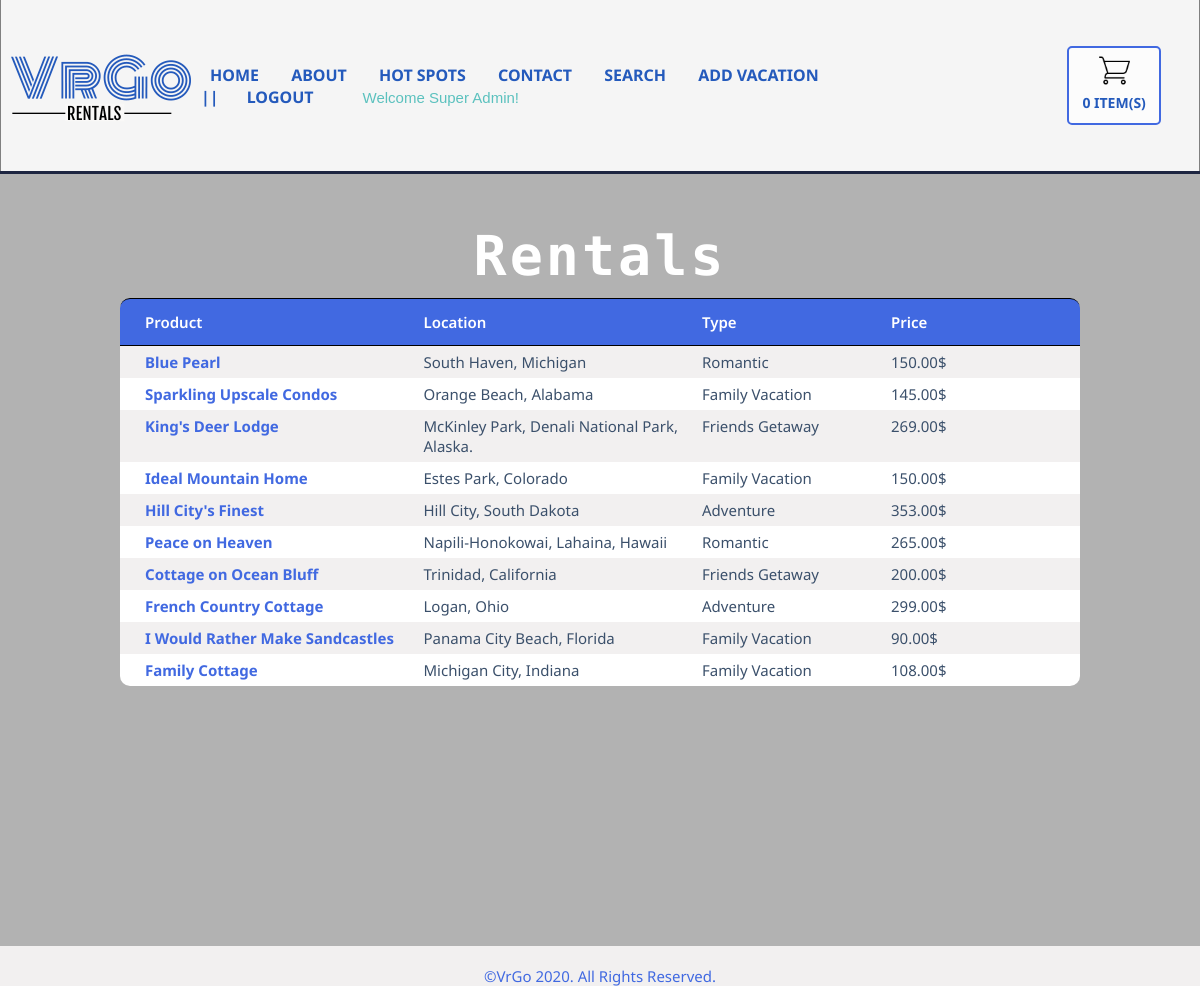
Screenshot of /NewfinalDraft01/hotspots.php (signed in) with the database file from the repository.
### tables this page shows
CREATE TABLE `vacations` (
  `vacation_id` int(11) NOT NULL,
  `product` varchar(120) NOT NULL,
  `price_per_person` decimal(7,2) NOT NULL,
  `type` varchar(120) NOT NULL,
  `description` text DEFAULT NULL,
  `location` text NOT NULL,
  `image` varchar(300) DEFAULT NULL
);

### NewfinalDraft01/includes/database.php (called while the page is built, shortened)
<?php
$tblVacations = "vacations";
 ?>

### NewfinalDraft01/hotspots.php (the view, shortened to what this page needs)
<?php
require_once 'includes/header.php';
require_once 'includes/database.php';
$sql = "SELECT product, location, type, price_per_person, vacation_id FROM $tblVacations";
$query = $conn->query($sql);
?>
<!DOCTYPE html>
<html lang="en">
<head>
    <link rel="stylesheet" type="text/css" href="css/style.css" media="screen">
</head>
<body>
<section id="maincontent">
    <div class="container">
        <h2 class="hotspots-title">Rentals</h2>
        <div class="travellist">
            <div class="row header">
                <div class="col1">Product</div>
                <div class="col2">Location</div>
                <div class="col3">Type</div>
                <div class="col4">Price</div>
            </div>
            <?php
            while ($row = $query->fetch_assoc()) {
                ?>
                <div class="row">
                    <div class="col1"><a
                                href="hotspotdetails.php?id=<?= $row['vacation_id'] ?>"><?= $row['product'] ?></a></div>
                    <div class="col2"><?= $row['location'] ?></div>
                    <div class="col3"><?= $row['type'] ?></div>
                    <div class="col4"><?= $row['price_per_person'] ?>$</div>
                </div>
                <?php
            }
            ?>
        </div>
    </div>
</section>
</body>
<div class="footer">
    <p>&copy;VrGo 2020. All Rights Reserved.</p>
</div>
</html>

### NewfinalDraft01/css/style.css (style rules this page uses)
* { margin: 0; padding: 0; }
body { background-image: linear-gradient(to bottom, rgba(0,0,0,.3), rgba(0,0,0,.3)), url("../images/houses.jpg"); max-width: 100%; height: 100%; background-size: cover; background-position: center; background-repeat: no-repeat; padding-bottom: 300px; font:15px/normal Arial, Helvetica, serif; }
.container { margin:auto; width: 80%; overflow: hidden; }
#maincontent { min-height: 400px; text-align: center; color: #FFF; }
.hotspots-title { margin-top: 50px; font-size: 55px; margin-bottom: 10px; font-family: 'Monoton', "Helvetica", cursive; letter-spacing: 3px; word-spacing: 25px; }
.travellist { text-align: left; font-family: 'Noto Sans','Helvetica', sans-serif; margin: 0 auto; max-width: 1200px; border-radius: 10px; display: flex; flex-direction: column; background-color: #FFF; color: #3B506B; }
.travellist div { padding: 3px 5px; }
.travellist .row { display: flex; }
.travellist .row:nth-child(even) { background-color: #f2f0f0; }
.travellist .header { padding-top: 10px; padding-bottom: 10px; border-radius: 10px 10px 0px 0px; background-color: royalblue; border-top: 1px solid black; border-bottom: 1px solid black; font-weight: 600; color: #fff; }
.travellist .col1 { width: 300px; padding-left: 20px; }
.travellist a { text-decoration: none; color: royalblue; font-weight: 700; }
.travellist .col2 { width: 300px; }
.travellist .col3 { width: 200px; }
.travellist .col4 { width: 200px; }
.footer { position: fixed; left: 0; bottom: 0; padding-top: 20px; width: 100%; background-color: #f2f0f0 ; color: royalblue; text-align: center; font-family: 'Noto Sans','Helvetica', sans-serif; }

### rows the page displays
vacations: product "Blue Pearl", location "South Haven, Michigan", type "Romantic", price_per_person "150.00"
vacations: product "Sparkling Upscale Condos", location "Orange Beach, Alabama", type "Family Vacation", price_per_person "145.00"
vacations: product "King's Deer Lodge", location "McKinley Park, Denali National Park, Alaska.", type "Friends Getaway", price_per_person "269.00"
vacations: product "Ideal Mountain Home", location "Estes Park, Colorado", type "Family Vacation", price_per_person "150.00"
vacations: product "Hill City's Finest", location "Hill City, South Dakota", type "Adventure", price_per_person "353.00"
vacations: product "Peace on Heaven", location "Napili-Honokowai, Lahaina, Hawaii", type "Romantic", price_per_person "265.00"
vacations: product "Cottage on Ocean Bluff", location "Trinidad, California", type "Friends Getaway", price_per_person "200.00"
vacations: product "French Country Cottage", location "Logan, Ohio", type "Adventure", price_per_person "299.00"
vacations: product "I Would Rather Make Sandcastles", location "Panama City Beach, Florida", type "Family Vacation", price_per_person "90.00"
vacations: product "Family Cottage", location "Michigan City, Indiana", type "Family Vacation", price_per_person "108.00"

### other values shown
$name "Super Admin"
$count "0"
